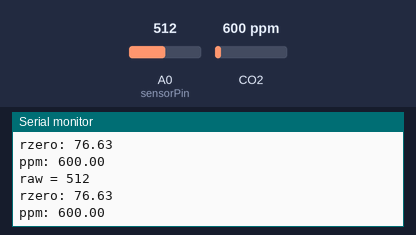
The sketch below on a simulated Arduino Zero (SAMD21). Shown: the last lines printed to the serial monitor. The test bench sets the inputs (shaded band); at power-on: CO2 600 ppm, A0 (sensorPin) = 512.

Above: at 5.8 s.
5.9 s: CO2 set to 452 ppm
At 10.4 s:
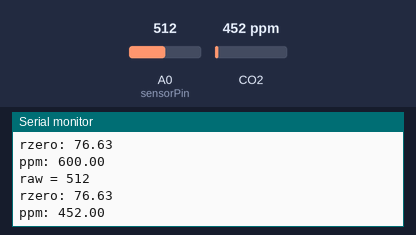
11.9 s: A0 (sensorPin) set to 716
At 15.5 s:
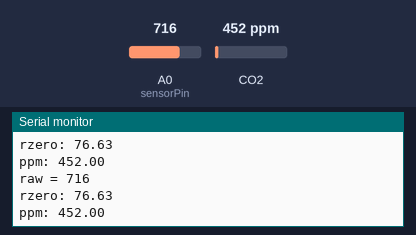
17.9 s: CO2 set to 1050 ppm
At 20.5 s:
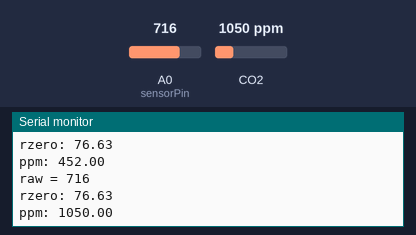
23.9 s: A0 (sensorPin) set to 900
At 25.6 s:
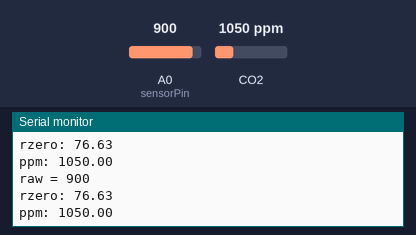
Timing chart, 0 to 27.1 s (numbered marks = the images above; inputs shaded):
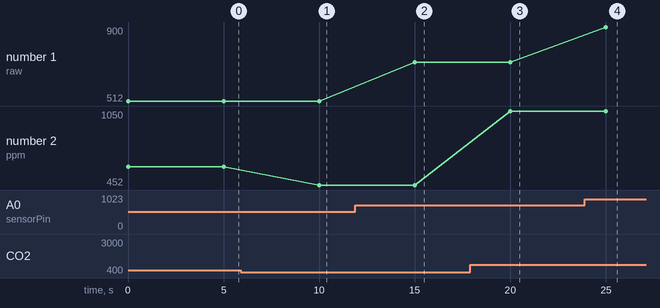

Measured:
- after the input at 5.9 s, the serial monitor: prints a new line after 4.1 s (image 1)
- after the input at 11.9 s, the serial monitor: prints a new line after 3.1 s (image 2)
- after the input at 17.9 s, the serial monitor: prints a new line after 2.1 s (image 3)
- after the input at 23.9 s, the serial monitor: prints a new line after 1.1 s (image 4)
- plotted number 1: 512 → 716 after the input at 11.9 s, 716 → 900 after the input at 23.9 s
- plotted number 2: 600 → 452 after the input at 5.9 s, 452 → 1050 after the input at 17.9 s

The sketch:

mq135normalcode.ino
```cpp
#include "MQ135.h"
MQ135 gasSensor = MQ135(A0);
int val;
int sensorPin = A0;
int sensorValue = 0;
void setup() {
  SerialUSB.begin(9600);

}

void loop() {
  val = analogRead(A0);
  SerialUSB.print ("raw = ");
  SerialUSB.println (val);
  float zero = gasSensor.getRZero();
  SerialUSB.print ("rzero: ");
  SerialUSB.println (zero);
  float ppm = gasSensor.getPPM();
  SerialUSB.print ("ppm: ");
  SerialUSB.println (ppm);
  delay(5000);
} 
```
